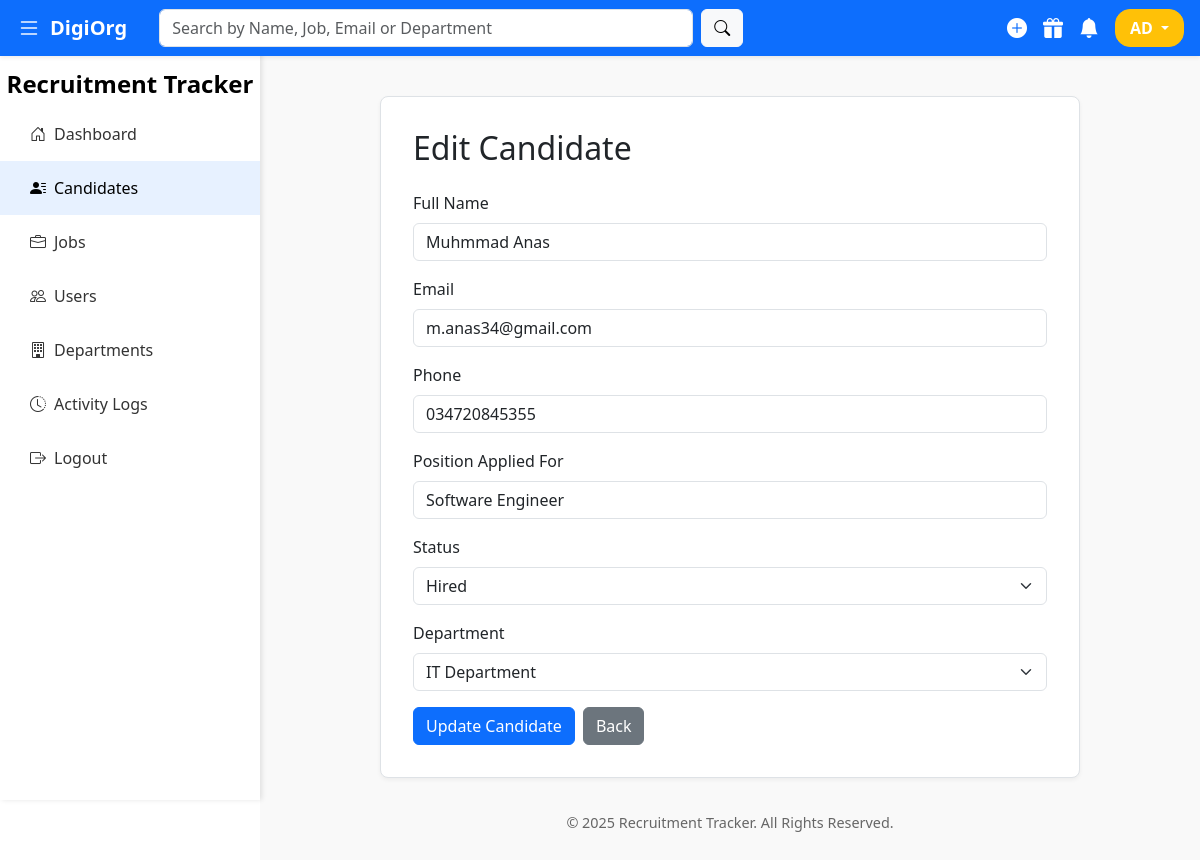
Screenshot of /candidate/edit_candidate.php?id=1 (signed in) with the database file from the repository.
### tables this page shows
CREATE TABLE `candidates` (
  `id` int(11) NOT NULL,
  `name` varchar(100) NOT NULL,
  `email` varchar(100) NOT NULL,
  `phone` varchar(20) DEFAULT NULL,
  `position` varchar(100) DEFAULT NULL,
  `status` enum('Applied','Interviewed','Hired','Rejected') DEFAULT 'Applied',
  `department_id` int(11) DEFAULT NULL
);

CREATE TABLE `departments` (
  `id` int(11) NOT NULL,
  `name` varchar(100) NOT NULL,
  `description` text DEFAULT NULL
);

### candidate/edit_candidate.php (the view, shortened to what this page needs)
<?php
require_once('../config/db.php');
$departments_res = mysqli_query($conn, "SELECT * FROM departments ORDER BY name");
$id = isset($_GET['id']) ? intval($_GET['id']) : 0;
$result = mysqli_query($conn, "SELECT * FROM candidates WHERE id=$id");
$candidate = mysqli_fetch_assoc($result);
?>
<!DOCTYPE html>
<html lang="en">
<head>
  <link href="https://cdn.jsdelivr.net/npm/bootstrap@5.3.0/dist/css/bootstrap.min.css" rel="stylesheet">
  <link href="https://cdn.jsdelivr.net/npm/bootstrap-icons@1.10.5/font/bootstrap-icons.css" rel="stylesheet">
</head>
<body>
<?php include('../partials/navbar.php'); ?>
<?php include('../partials/sidebar.php'); ?>
<div class="content" id="content">
  <div class="card-light">
    <h2 class="mb-4">Edit Candidate</h2>
    <form method="POST">
      <div class="mb-3">
        <label for="name" class="form-label">Full Name</label>
        <input type="text" class="form-control" id="name" name="name" value="<?= htmlspecialchars($candidate['name']); ?>" required>
      </div>
      <div class="mb-3">
        <label for="email" class="form-label">Email</label>
        <input type="email" class="form-control" id="email" name="email" value="<?= htmlspecialchars($candidate['email']); ?>" required>
      </div>
      <div class="mb-3">
        <label for="phone" class="form-label">Phone</label>
        <input type="text" class="form-control" id="phone" name="phone" value="<?= htmlspecialchars($candidate['phone']); ?>" required>
      </div>
      <div class="mb-3">
        <label for="position" class="form-label">Position Applied For</label>
        <input type="text" class="form-control" id="position" name="position" value="<?= htmlspecialchars($candidate['position']); ?>" required>
      </div>
      <div class="mb-3">
        <label for="status" class="form-label">Status</label>
        <select id="status" class="form-select" name="status" required>
          <option value="Hired" <?= $candidate['status'] == 'Hired' ? 'selected' : ''; ?>>Hired</option>
        </select>
      </div>
      <div class="mb-3">
        <label for="department_id" class="form-label">Department</label>
        <select name="department_id" id="department_id" class="form-select">
          <?php
            mysqli_data_seek($departments_res, 0);
            while ($d = mysqli_fetch_assoc($departments_res)):
          ?>
            <option value="<?= $d['id'] ?>" <?= (isset($candidate) && $candidate['department_id'] == $d['id']) ? 'selected' : '' ?>>
              <?= htmlspecialchars($d['name']) ?>
            </option>
          <?php endwhile; ?>
        </select>
      </div>
      <div class="d-flex gap-2">
        <button type="submit" class="btn btn-primary">Update Candidate</button>
        <a href="list_candidates.php" class="btn btn-secondary">Back</a>
      </div>
    </form>
  </div>
  <div class="footer mt-4">
    <p>&copy; 2025 Recruitment Tracker. All Rights Reserved.</p>
  </div>
</div>
</body>
</html>

### candidate/edit_candidate.php (style rules this page uses)
.content { margin-left: 260px; padding: 6rem 2rem 2rem 2rem; transition: margin-left 0.3s ease; min-height: 100vh; background-color: #f9f9f9; }
.card-light { background-color: #fff; border: 1px solid #dee2e6; border-radius: 8px; box-shadow: 0 2px 4px rgba(0,0,0,0.05); padding: 2rem; max-width: 700px; margin: 0 auto; }
.footer { text-align: center; padding: 10px 0; color: #666; font-size: 0.9rem; }

### rows the page displays
candidates: name "Muhmmad Anas", email "m.anas34@gmail.com", phone "034720845355", position "Software Engineer", status "Hired", department_id "IT Department"

### other values shown
$initials "AD"
